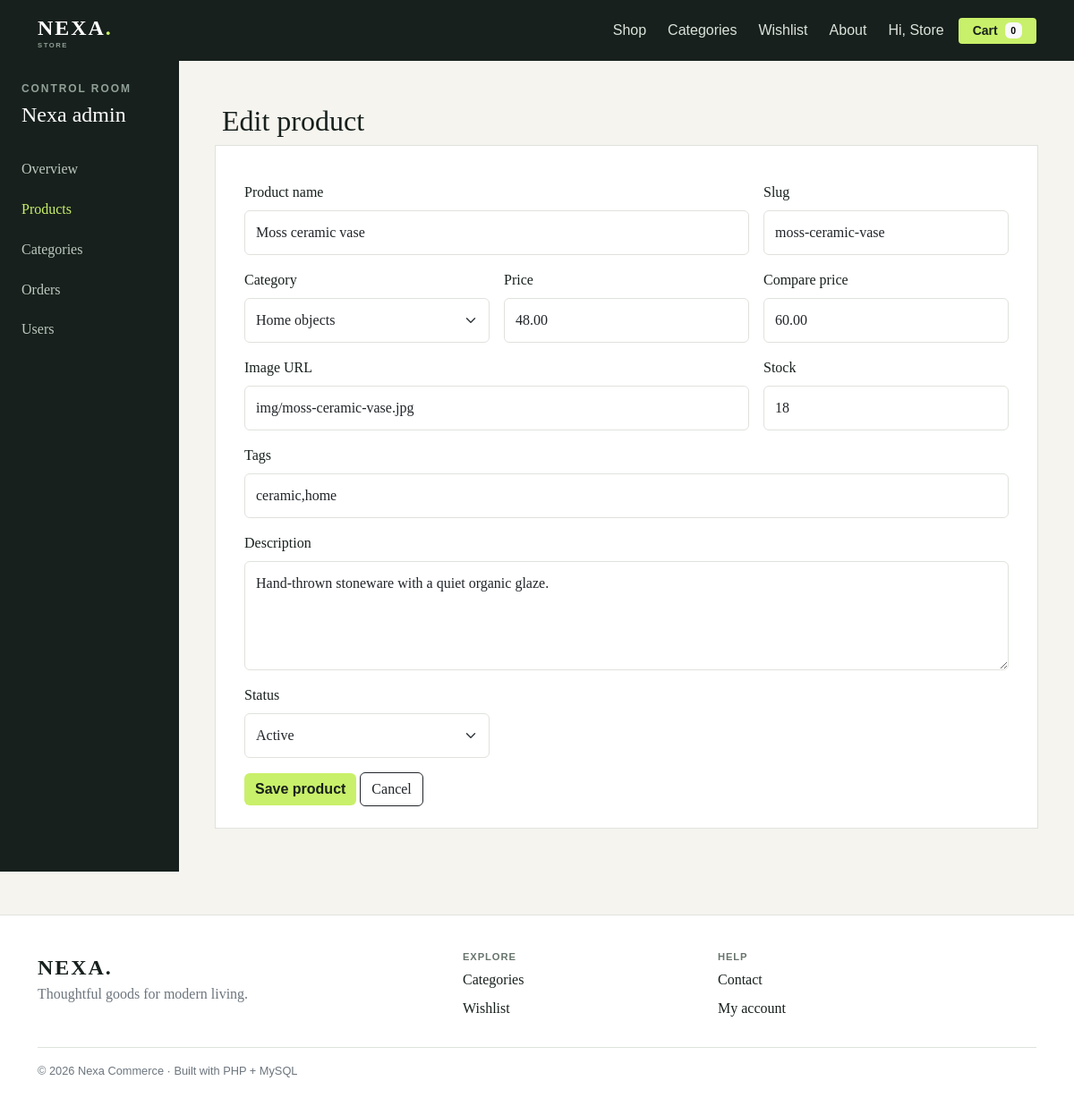
Page /admin/product_edit.php?id=1 (signed in) on the committed database.
### tables this page shows
CREATE TABLE IF NOT EXISTS products (id INT AUTO_INCREMENT PRIMARY KEY, category_id INT NULL, name VARCHAR(180) NOT NULL, slug VARCHAR(200) NOT NULL, description TEXT, price DECIMAL(10,2) NOT NULL, compare_price DECIMAL(10,2) DEFAULT NULL, image VARCHAR(500), tags VARCHAR(255), stock INT DEFAULT 0, status ENUM('active','draft') DEFAULT 'active', created_at TIMESTAMP DEFAULT CURRENT_TIMESTAMP, FOREIGN KEY(category_id) REFERENCES categories(id) ON DELETE SET NULL);

CREATE TABLE IF NOT EXISTS categories (id INT AUTO_INCREMENT PRIMARY KEY, name VARCHAR(100) NOT NULL, slug VARCHAR(120) NOT NULL UNIQUE);

### includes/functions.php (called while the page is built, shortened)
<?php
function e(?string $value): string { return htmlspecialchars($value ?? '', ENT_QUOTES, 'UTF-8'); }

### admin/product_edit.php (the view)
<?php require __DIR__ . '/../includes/config.php';require_admin();$id=(int)($_GET['id']??0);$product=$id?$pdo->prepare('SELECT * FROM products WHERE id=?'):null;if($product){$product->execute([$id]);$product=$product->fetch();}else{$product=[];}$categories=$pdo->query('SELECT * FROM categories ORDER BY name')->fetchAll();if($_SERVER['REQUEST_METHOD']==='POST'){$data=[trim($_POST['name']),trim($_POST['slug']),$_POST['category_id']?:null,trim($_POST['description']),$_POST['price']?:0,$_POST['compare_price']?:null,trim($_POST['image']),trim($_POST['tags']),$_POST['stock']?:0,$_POST['status']];if($id){$s=$pdo->prepare('UPDATE products SET name=?,slug=?,category_id=?,description=?,price=?,compare_price=?,image=?,tags=?,stock=?,status=? WHERE id=?');$s->execute([...$data,$id]);}else{$s=$pdo->prepare('INSERT INTO products (name,slug,category_id,description,price,compare_price,image,tags,stock,status) VALUES (?,?,?,?,?,?,?,?,?,?)');$s->execute($data);}flash('success','Product saved.');redirect('admin/products.php');}$pageTitle=$id?'Edit product':'New product';require __DIR__ . '/../includes/header.php'; ?><div class="admin-shell"><div class="row g-0"><aside class="col-lg-2 admin-side"><div class="eyebrow">Control room</div><h2 class="h4 mt-2">Nexa admin</h2><nav class="mt-4"><a href="index.php">Overview</a><a class="active" href="products.php">Products</a><a href="categories.php">Categories</a><a href="orders.php">Orders</a><a href="users.php">Users</a></nav></aside><section class="col-lg-10 p-4 p-lg-5"><h1 class="h2 mb-4"><?= $id?'Edit product':'New product' ?></h1><form method="post" class="panel row g-3"><div class="col-md-8"><label class="form-label">Product name</label><input required name="name" class="form-control" value="<?= e($product['name']??'') ?>"></div><div class="col-md-4"><label class="form-label">Slug</label><input required name="slug" class="form-control" value="<?= e($product['slug']??'') ?>"></div><div class="col-md-4"><label class="form-label">Category</label><select name="category_id" class="form-select"><option value="">Uncategorised</option><?php foreach($categories as $category): ?><option value="<?= $category['id'] ?>" <?= ($product['category_id']??'')==$category['id']?'selected':'' ?>><?= e($category['name']) ?></option><?php endforeach; ?></select></div><div class="col-md-4"><label class="form-label">Price</label><input required type="number" step=".01" name="price" class="form-control" value="<?= e((string)($product['price']??'')) ?>"></div><div class="col-md-4"><label class="form-label">Compare price</label><input type="number" step=".01" name="compare_price" class="form-control" value="<?= e((string)($product['compare_price']??'')) ?>"></div><div class="col-md-8"><label class="form-label">Image URL</label><input name="image" class="form-control" value="<?= e($product['image']??'') ?>"></div><div class="col-md-4"><label class="form-label">Stock</label><input type="number" name="stock" class="form-control" value="<?= e((string)($product['stock']??0)) ?>"></div><div class="col-12"><label class="form-label">Tags</label><input name="tags" class="form-control" value="<?= e($product['tags']??'') ?>"></div><div class="col-12"><label class="form-label">Description</label><textarea name="description" rows="4" class="form-control"><?= e($product['description']??'') ?></textarea></div><div class="col-md-4"><label class="form-label">Status</label><select name="status" class="form-select"><option value="active" <?= ($product['status']??'active')==='active'?'selected':'' ?>>Active</option><option value="draft" <?= ($product['status']??'')==='draft'?'selected':'' ?>>Draft</option></select></div><div class="col-12"><button class="btn btn-accent">Save product</button> <a href="products.php" class="btn btn-outline-dark">Cancel</a></div></form></section></div></div><?php require __DIR__ . '/../includes/footer.php'; ?>

### assets/style.css (style rules this page uses)
:root { --ink:#17201c;--muted:#68746d;--paper:#f5f4ef;--lime:#c9f06a;--line:#dfe3dc }
* { box-sizing:border-box }
body { background:var(--paper);color:var(--ink);font-family:Georgia,serif }
.btn-accent { background:var(--lime);color:var(--ink);border:0;font-family:Arial,sans-serif;font-weight:700 }
.eyebrow { font:700 .75rem Arial,sans-serif;letter-spacing:.16em;text-transform:uppercase;color:#91a098 }
.panel { background:#fff;border:1px solid var(--line);padding:1.5rem }
.form-control,.form-select { border-color:var(--line);padding:.75rem }
.admin-shell { min-height:calc(100vh - 68px) }
.admin-side { background:var(--ink);color:#fff;min-height:100%;padding:1.5rem }
.admin-side a { color:#bdc9c0;text-decoration:none;display:block;padding:.65rem 0 }
.admin-side a.active,.admin-side a:hover { color:var(--lime) }

### rows in the picture
products: name "Moss ceramic vase", slug "moss-ceramic-vase", category_id "Home objects", price "48.00", compare_price "60.00", image "img/moss-ceramic-vase.jpg", stock "18", tags "ceramic,home", description "Hand-thrown stoneware with a quiet organic glaze.", status "Active"

### other values in the picture
explode(' ', $_SESSION['user']['name'])[0] "Store"
cart_count() "0"
